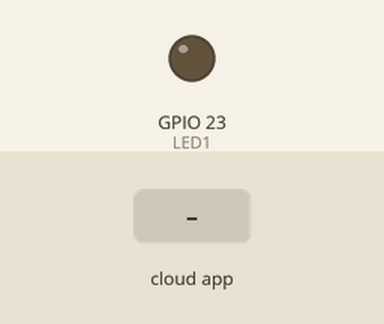
Recording of a sketch running on a simulated ESP32. On the bench: output pins drawn as LEDs (lit = HIGH). The inputs (shaded band) are chosen by the test bench. WiFi joins after 1.5 s; servers stay silent unless stated; the Firebase database answers and starts empty; what the sketch prints to the serial monitor is not drawn.

Above: at 2.7 s.
2.8 s: the phone or cloud app sets LED_1 to 1
At 4.9 s:
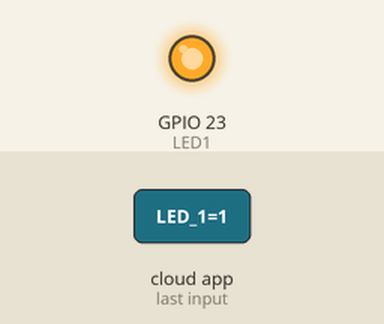
5.4 s: the phone or cloud app sets LED_1 to 0
At 7.3 s:
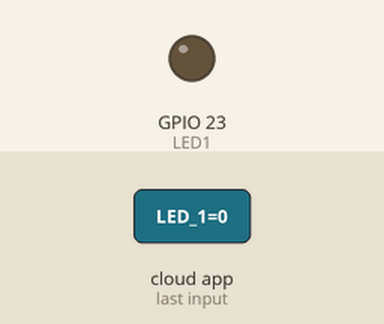
Timing chart, 0 to 8.8 s (numbered marks = the images above; inputs shaded):
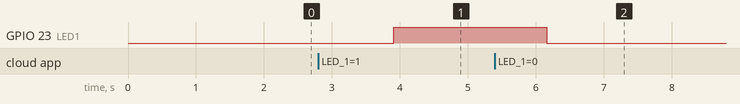

Measured:
- after the input at 2.8 s, GPIO 23 (LED1): LOW → HIGH after 1.1 s
- after the input at 5.4 s, GPIO 23 (LED1): HIGH → LOW after 0.76 s

The sketch:

ESP32_LED_and_TEMP.ino
```cpp
#include <WiFi.h>
#include <Firebase_ESP_Client.h>

#include <addons/TokenHelper.h>
#include <addons/RTDBHelper.h>

#define WIFI_SSID "DESKTOP-B2IQ8IM 1427"
#define WIFI_PASSWORD "%04876Ms"

#define LED1 23

#define API_KEY "AIzaSyCI8mwcEIyx27MXa-VgZekVHMwZvT5ZM_Q"
#define SECRET "DCUNTwkNgZ6xf599Lbdo0WaeySr4u6y3i7pY6gPC"
#define DATABASE_URL "my-iot-2-a4be2-default-rtdb.asia-southeast1.firebasedatabase.app"
// Define Firebase Data object
FirebaseData fbdo;
FirebaseAuth auth;
FirebaseConfig config;

#ifdef __cplusplus
  extern "C" {
#endif
  uint8_t temprature_sens_read();
#ifdef __cplusplus
}
#endif

unsigned long sendDataPrevMillis = 0;
int getData = 0;
uint8_t temprature_sens_read();
uint8_t inTemp;

void setup() {
  Serial.begin(115200);

  pinMode(LED1, OUTPUT);

  WiFi.begin(WIFI_SSID, WIFI_PASSWORD);
  Serial.print("Connecting to Wi-Fi");
  while (WiFi.status() != WL_CONNECTED) {
    Serial.print(".");
    delay(300);
  }
  Serial.println();
  Serial.print("Connected with IP: ");
  Serial.println(WiFi.localIP());
  Serial.println();

  Serial.printf("Firebase Client v%s\n\n", FIREBASE_CLIENT_VERSION);

  config.api_key = API_KEY;
  config.database_url = DATABASE_URL;
  config.signer.tokens.legacy_token = SECRET;

  Firebase.begin(&config, &auth);
  Firebase.reconnectWiFi(true);
}

void loop() {
  // for open-close led1
  inTemp = ((temprature_sens_read() - 32) / 1.8);

  if (Firebase.ready() && (millis() - sendDataPrevMillis > 2000 || sendDataPrevMillis == 0)) {
    sendDataPrevMillis = millis();
    Serial.print("Sending to Firebase :");
    // Write an Int number on the database path test/int
    if (Firebase.RTDB.getInt(&fbdo, "ESP32/status/LED/LED_1", &getData)) {
      Serial.println("SUCCESS");
      Serial.println("DATA: " + String(getData));
    } else {
      Serial.println("FAILED");
      Serial.println("REASON: " + fbdo.errorReason());
    }
  }
  if (getData == 1) {
    digitalWrite(LED1, HIGH);
    delay(200);
  } else {
    digitalWrite(LED1, LOW);
    delay(200);
  }
  if (Firebase.RTDB.setInt(&fbdo, "ESP32/status/TEMP/TEMP_1", inTemp)) {
    Serial.println("SUCCESS");
    Serial.println("PATH: " + fbdo.dataPath());
    Serial.println(inTemp);
  } else {
    Serial.println("FAILED");
    Serial.println("REASON: " + fbdo.errorReason());
  }
  Serial.println();
}
```
